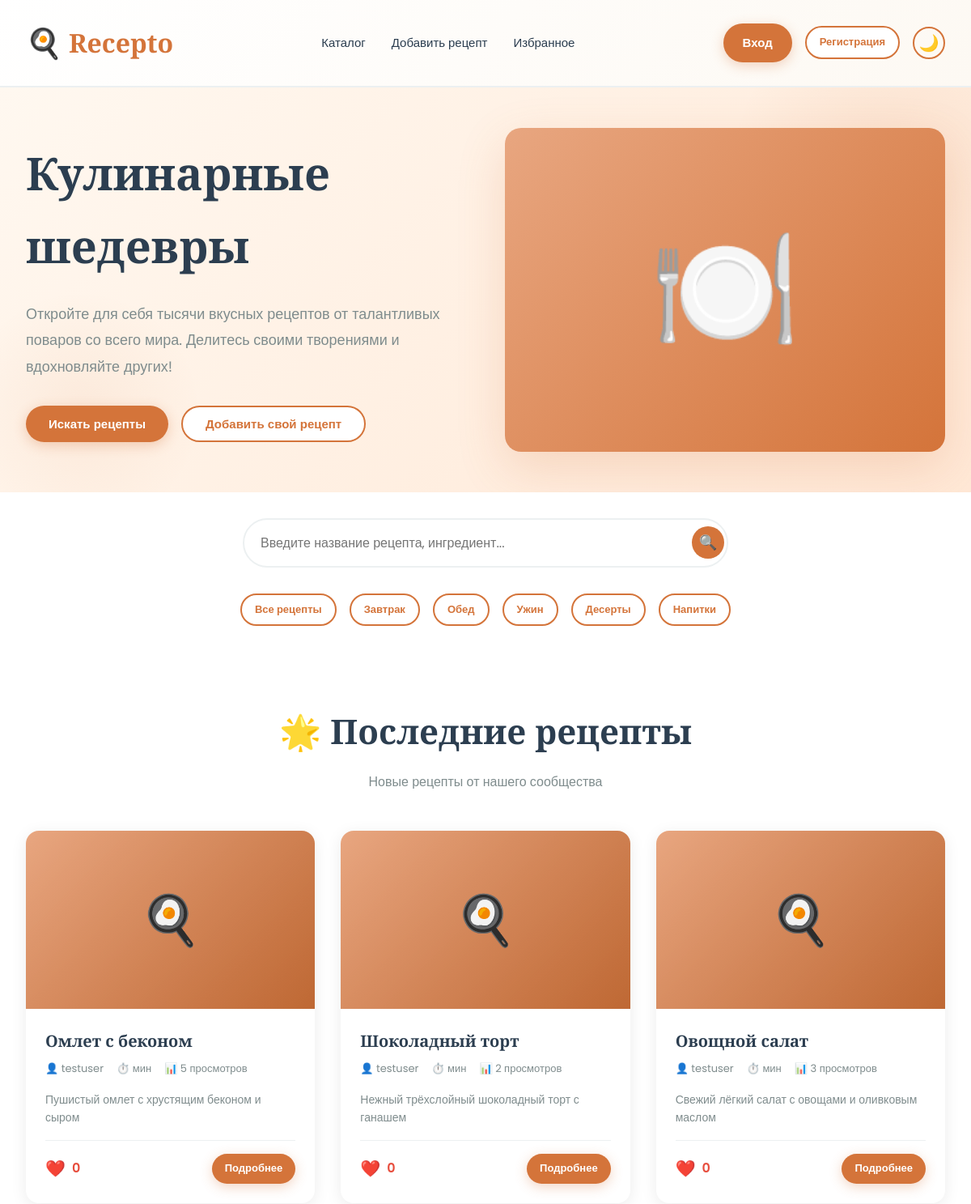
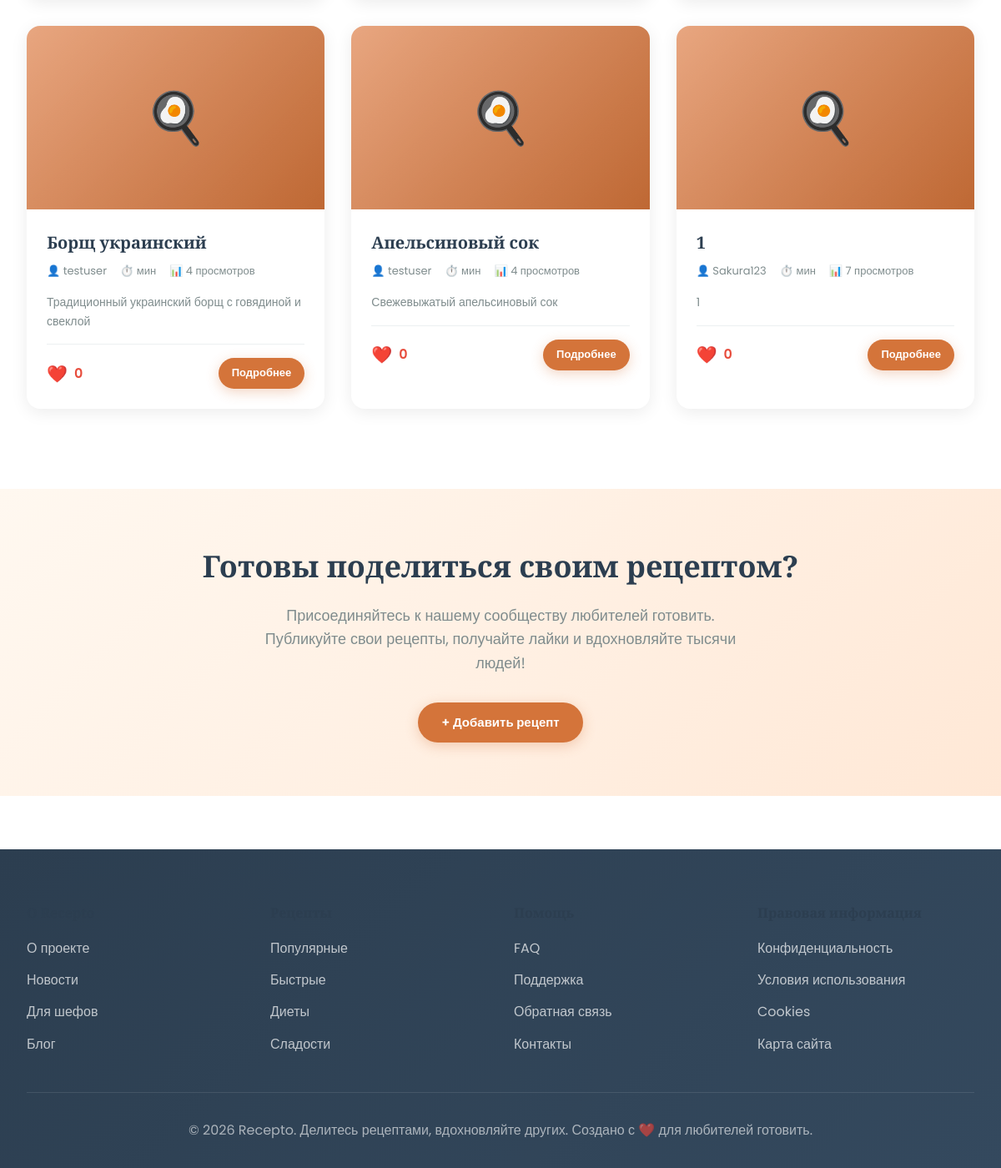
The page / on the database its author committed (2 pictures, top to bottom).
### main/models.py (models this page shows, shortened)
class Recipe(models.Model):
    DIFFICULTY = [
        ('easy', 'Легко'),
        ('medium', 'Средне'),
        ('hard', 'Сложно'),
    ]
    CATEGORY = [
        ('breakfast', 'Завтрак'),
        ('lunch', 'Обед'),
        ('dinner', 'Ужин'),
        ('dessert', 'Десерт'),
        ('drink', 'Напиток'),
    ]
    title = models.CharField(max_length=200)
    author = models.ForeignKey(
        User,
        on_delete=models.CASCADE
    )
    description = models.TextField()
    category = models.CharField(
        max_length=20,
        choices=CATEGORY
    )
    image = models.ImageField(
        upload_to='recipes/',
        blank=True,
        null=True
    )
    ingredients = models.TextField()
    instructions = models.TextField()
    prep_time = models.IntegerField(default=0)
    cook_time = models.IntegerField(default=0)
    servings = models.IntegerField(default=1)
    difficulty = models.CharField(
        max_length=10,
        choices=DIFFICULTY,
        default='medium'
    )
    likes = models.IntegerField(default=0)
    views = models.IntegerField(default=0)
    created_at = models.DateTimeField(
        auto_now_add=True
    )

### main/views.py (the view)
# urls.py: path('', views.home, name='home'),
def home(request):
    recipes = Recipe.objects.all()[:12]
    return render(request, 'main/index.html', {
        'recipes': recipes
    })

### main/templates/main/index.html (shortened to what this page needs)
{% extends 'main/base.html' %}
{% block content %}
<section class="hero">
    <div class="container">
        <div class="hero-content">
            <h1>Кулинарные шедевры</h1>
            <p>Откройте для себя тысячи вкусных рецептов от талантливых поваров со всего мира. Делитесь своими творениями и вдохновляйте других!</p>
            <div style="display: flex; gap: 1rem; flex-wrap: wrap;">
                <button class="btn btn-primary" onclick="document.querySelector('.search-input').focus()">Искать рецепты</button>
                <button class="btn btn-secondary" onclick="window.location.href='/add-recipe/'">Добавить свой рецепт</button>
            </div>
        </div>
        <div class="hero-image">
            🍽️
        </div>
    </div>
</section>
<section class="search-section">
    <div class="container">
        <form method="GET" action="{% url 'recipes_list' %}" style="display: contents;">
            <div class="search-box">
                <input
                    type="text"
                    class="search-input"
                    name="q"
                    placeholder="Введите название рецепта, ингредиент..."
                >
                <button type="submit" class="search-btn">🔍</button>
            </div>
            <div style="display: flex; gap: 1rem; margin-top: 2rem; justify-content: center; flex-wrap: wrap;">
                <a href="{% url 'recipes_list' %}" class="btn btn-secondary btn-sm">Все рецепты</a>
                <a href="{% url 'recipes_list' %}?category=breakfast" class="btn btn-secondary btn-sm">Завтрак</a>
                <a href="{% url 'recipes_list' %}?category=lunch" class="btn btn-secondary btn-sm">Обед</a>
                <a href="{% url 'recipes_list' %}?category=dinner" class="btn btn-secondary btn-sm">Ужин</a>
                <a href="{% url 'recipes_list' %}?category=dessert" class="btn btn-secondary btn-sm">Десерты</a>
                <a href="{% url 'recipes_list' %}?category=drink" class="btn btn-secondary btn-sm">Напитки</a>
            </div>
        </form>
    </div>
</section>
<section class="section">
    <div class="container">
        <div class="section-title">
            <h2>🌟 {% if recipes %}Последние рецепты{% else %}Рецептов пока нет{% endif %}</h2>
            <p>{% if recipes %}Новые рецепты от нашего сообщества{% else %}Будьте первым, кто добавит рецепт!{% endif %}</p>
        </div>
        {% if recipes %}
            <div class="recipes-grid">
                {% for recipe in recipes %}
                    <div class="recipe-card fade-in">
                        <div class="recipe-image">
                            {% if recipe.image %}
                                <img src="{{ recipe.image.url }}" alt="{{ recipe.title }}" style="width:100%;height:100%;object-fit:cover;">
                            {% else %}
                                <div style="width:100%;height:100%;display:flex;align-items:center;justify-content:center;background:linear-gradient(135deg,#e8a680 0%,#d4743a 100%);font-size:60px;">
                                    🍳
                                </div>
                            {% endif %}
                        </div>
                        <div class="recipe-content">
                            <h3 class="recipe-title">{{ recipe.title }}</h3>
                            <div class="recipe-meta">
                                <span>👤 {{ recipe.author.username }}</span>
                                <span>⏱️ {{ recipe.get_total_time }} мин</span>
                                <span>📊 {{ recipe.views }} просмотров</span>
                            </div>
                            <p class="recipe-description">{{ recipe.description }}</p>
                            <div class="recipe-footer">
                                <div class="recipe-likes">
                                    <button class="like-btn {% if recipe.is_liked %}liked{% endif %}" onclick="toggleLike({{ recipe.id }})">❤️</button>
                                    <span id="likes-{{ recipe.id }}">{{ recipe.likes }}</span>
                                </div>
                                <a href="{% url 'recipe_detail' recipe.id %}" class="btn btn-primary btn-sm">Подробнее</a>
                            </div>
                        </div>
                    </div>
                {% endfor %}
            </div>
        {% else %}
            <div style="text-align:center;padding:3rem;">
                <p style="font-size:18px;color:var(--text-light);">Рецепты пока не добавлены. <a href="{% url 'add_recipe' %}">Добавьте первый рецепт!</a></p>
            </div>
        {% endif %}
    </div>
</section>
<section style="background: linear-gradient(135deg, #fff8f0 0%, #ffe8d6 100%); padding: 4rem 0; text-align: center;">
    <div class="container">
        <h2 style="margin-bottom: 1rem;">Готовы поделиться своим рецептом?</h2>
        <p style="font-size: 18px; color: var(--text-light); margin-bottom: 2rem; max-width: 600px; margin-left: auto; margin-right: auto;">
            Присоединяйтесь к нашему сообществу любителей готовить. Публикуйте свои рецепты, получайте лайки и вдохновляйте тысячи людей!
        </p>
        <a href="{% url 'add_recipe' %}" class="btn btn-primary">+ Добавить рецепт</a>
    </div>
</section>
{% endblock %}

### rows shown on the page
Recipe: title "Омлет с беконом", author.username "testuser", views "5", description "Пушистый омлет с хрустящим беконом и сыром", likes "0"
Recipe: title "Шоколадный торт", author.username "testuser", views "2", description "Нежный трёхслойный шоколадный торт с ганашем", likes "0"
Recipe: title "Овощной салат", author.username "testuser", views "3", description "Свежий лёгкий салат с овощами и оливковым маслом", likes "0"
Recipe: title "Борщ украинский", author.username "testuser", views "4", description "Традиционный украинский борщ с говядиной и свеклой", likes "0"
Recipe: title "Апельсиновый сок", author.username "testuser", views "4", description "Свежевыжатый апельсиновый сок", likes "0"
Recipe: title "1", author.username "Sakura123", views "7", description "1", likes "0"
